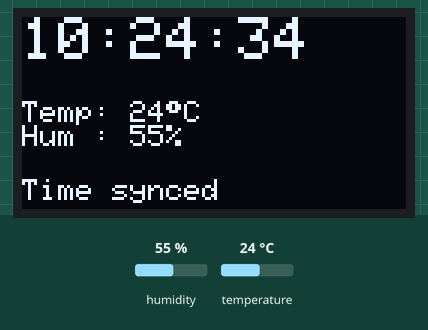
Bench run of a sketch on a simulated ESP32. Shown: 128×64 one-colour display. The test bench sets the inputs (shaded band); at power-on: humidity 55 %, temperature 24 °C. WiFi joins after 1.5 s; servers stay silent unless stated; the local clock reads 2024-03-15 10:24:30 at power-on unless the sketch sets it; what the sketch prints to the serial monitor is not drawn.

Above: at 4.7 s.
4.8 s: humidity set to 22 %
At 7.1 s:
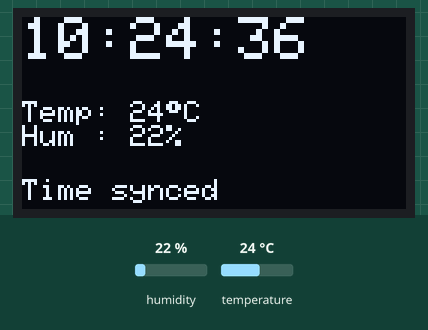
8.2 s: temperature set to 12 °C
At 10.3 s:
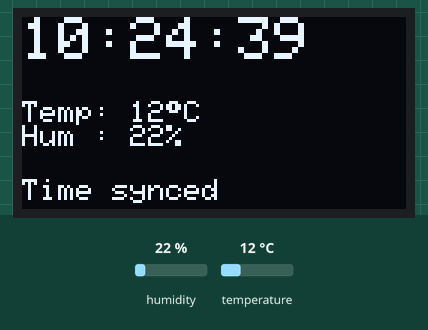
12.3 s: humidity set to 40 %
At 14.8 s:
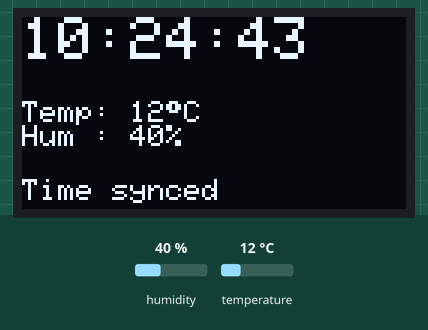
16.5 s: temperature set to 19 °C
At 19.6 s:
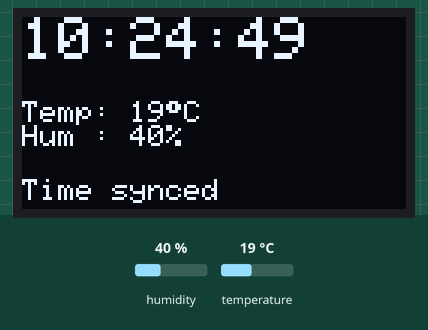
Timing chart, 0 to 21.1 s (numbered marks = the images above; inputs shaded):
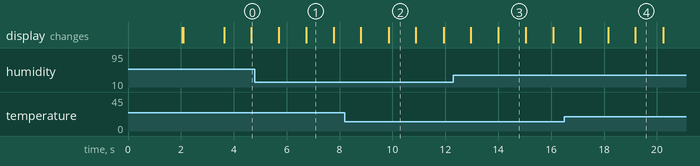

The sketch:

Weather_Station_V1.ino
```cpp
//Jasper's weather station ;)

//Load external libraries
#include <WiFi.h>
#include <time.h>
#include <Wire.h>
#include <Adafruit_GFX.h>
#include <Adafruit_SSD1306.h>
#include <DHT.h>

// ========= OLED =========
#define SCREEN_WIDTH 128 //Displays size
#define SCREEN_HEIGHT 64
#define OLED_RESET -1
#define OLED_ADDR 0x3C   // try 0x3D if blank
Adafruit_SSD1306 display(SCREEN_WIDTH, SCREEN_HEIGHT, &Wire, OLED_RESET);

// ========= DHT11 =========
#define DHTPIN 4         // Tell us which pin data is coming from
#define DHTTYPE DHT11
DHT dht(DHTPIN, DHTTYPE);

// ========= WiFi / Time =========
const char* WIFI_SSID = "mytest"; //Change this to whatever your wifi name and password is
const char* WIFI_PASS = "poisonivy";

// UK timezone (handles daylight savings automatically)
const char* TIMEZONE = "GMT0BST,M3.5.0/1,M10.5.0/2";  // UK

void syncTime() {
  WiFi.mode(WIFI_STA);
  WiFi.begin(WIFI_SSID, WIFI_PASS);

  display.clearDisplay();
  display.setTextSize(1);
  display.setTextColor(SSD1306_WHITE);
  display.setCursor(0, 0);
  display.println("Connecting WiFi...");
  display.display();

  unsigned long start = millis();
  while (WiFi.status() != WL_CONNECTED && millis() - start < 15000) {
    delay(250);
  }

  if (WiFi.status() == WL_CONNECTED) {
    configTzTime(TIMEZONE, "pool.ntp.org", "time.nist.gov", "time.google.com");
  }
}

bool getTimeString(char* out, size_t outSize) {
  struct tm timeinfo;
  if (!getLocalTime(&timeinfo, 2000)) return false;
  strftime(out, outSize, "%H:%M:%S", &timeinfo);
  return true;
}

void setup() {
  Serial.begin(115200);

  Wire.begin(21, 22);   // OLED I2C pins
  dht.begin();
  delay(2000);

  if (!display.begin(SSD1306_SWITCHCAPVCC, OLED_ADDR)) {
    Serial.println("OLED not found");
    while (true) delay(100);
  }

  display.clearDisplay();
  display.setTextColor(SSD1306_WHITE);
  display.setTextSize(1);
  display.setCursor(0, 0);
  display.println("Starting...");
  display.display();

  syncTime();
}

void loop() {
  // Read DHT (DHT11 is slow)
  float h = dht.readHumidity();
  float t = dht.readTemperature(); // C

  // Time string
  char timeStr[16] = "--:--:--";
  bool timeOK = getTimeString(timeStr, sizeof(timeStr));

  // Draw screen
  display.clearDisplay();

  // Time on top
  display.setTextSize(2);
  display.setCursor(0, 0);
  display.print(timeStr);

  // Temp + humidity
  display.setTextSize(1);
  display.setCursor(0, 28);

  if (isnan(t) || isnan(h)) {
    display.println("DHT11 read failed");
    display.println("Check S/+/- wiring");
  } else {
    display.print("Temp: ");
    display.print(t, 0);
    display.print((char)247);
    display.println("C");

    display.print("Hum : ");
    display.print(h, 0);
    display.println("%");
  }

  // WiFi/time status line
  display.setCursor(0, 54);
  if (WiFi.status() == WL_CONNECTED && timeOK) display.print("Time synced");
  else if (WiFi.status() != WL_CONNECTED) display.print("No WiFi (no time sync)");
  else display.print("Time not set");

  display.display();

  // Serial debug
  Serial.printf("Time: %s | T: %.1fC | H: %.1f%%\n", timeStr, t, h);

  delay(1000); // update every second
}
```

Measured:
- what the display in image 1 shows lasts 1.1 s, from 6.7 s to 7.8 s
